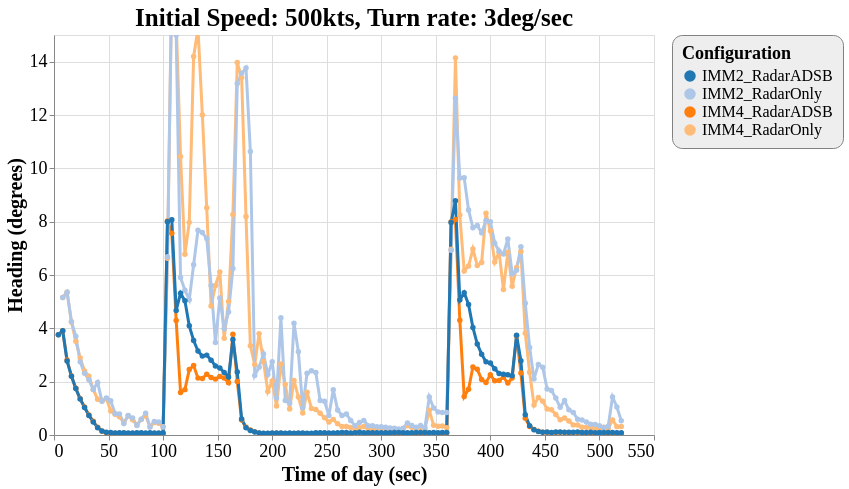

Vega-Lite specification for this chart:
### Vega-Lite specification from a JSON file in a GitHub repository (floating-point values rounded to 4 significant figures; data arrays with more than 128 entries replaced by an {"elided": "..."} marker saying what was removed)
{"config": {"view": {"continuousWidth": 600, "continuousHeight": 400}, "axisX": {"labelFontSize": 18, "titleFontSize": 20}, "axisY": {"labelFontSize": 18, "titleFontSize": 20}, "font": "Times New Roman", "legend": {"cornerRadius": 10, "fillColor": "#EEEEEE", "labelFontSize": 16, "padding": 10, "strokeColor": "gray", "titleFontSize": 18}, "title": {"fontSize": 25}}, "data": {"name": "data-9e23ffd5dd1a48ee2ccf6b9c7861a84d"}, "mark": {"type": "line", "point": true, "strokeWidth": 3}, "encoding": {"color": {"type": "ordinal", "field": "config", "scale": {"scheme": "category20"}, "title": "Configuration"}, "x": {"type": "quantitative", "field": "time", "title": "Time of day (sec)"}, "y": {"type": "quantitative", "field": "rmse_hdg", "scale": {"domain": [0, 15], "zero": false}, "title": "Heading (degrees)"}}, "selection": {"selector053": {"type": "interval", "bind": "scales", "encodings": ["x", "y"]}}, "title": "Initial Speed: 500kts, Turn rate: 3deg/sec", "$schema": "https://vega.github.io/schema/vega-lite/v4.8.1.json", "datasets": {"data-9e23ffd5dd1a48ee2ccf6b9c7861a84d": {"elided": "518 records"}}}
